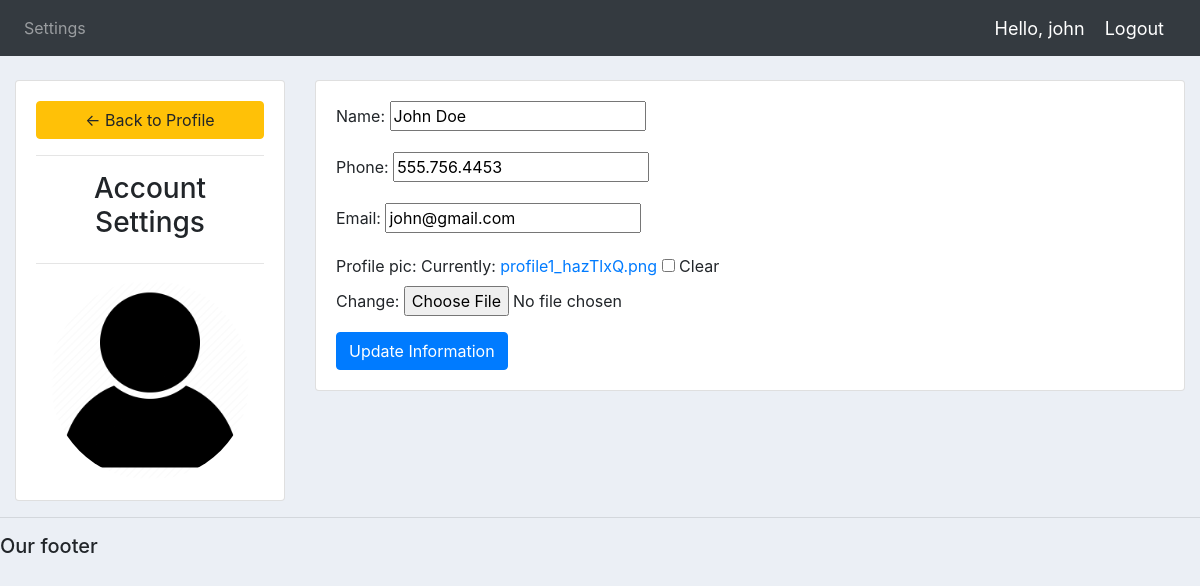
Screenshot of /account/ (signed in) with the database file from the repository.
### accounts/models.py (models this page shows, shortened)
class Customer(models.Model):
    user = models.OneToOneField(User, null=True, on_delete=models.CASCADE)
    name = models.CharField(max_length=200, null=True)
    phone = models.CharField(max_length=200, null=True)
    email = models.CharField(max_length=200, null=True)
    profile_pic = models.ImageField(null=True, blank=True)
    date_created = models.DateTimeField(auto_now_add=True, null=True)

### accounts/decorators.py (the view)
        def wrapper_func(request, *args, **kwargs):
            group = None
            if request.user.groups.exists():
                group = request.user.groups.all()[0].name
            if group in allowed_roles:
                return view_func(request, *args, **kwargs)
            else:
                return HttpResponse('You are not authorized to view this page')

### accounts/forms.py
class CustomerForm(ModelForm):
    class Meta:
        model = Customer
        fields = '__all__'
        exclude = ['user']

### accounts/views.py (called while the page is built)
@login_required(login_url='login')
@allowed_users(allowed_roles=['customer'])
def accountSettings(request):
    customer = request.user.customer
    form = CustomerForm(instance=customer)
    if request.method == 'POST':
        form = CustomerForm(request.POST, request.FILES, instance=customer)
        if form.is_valid():
            form.save()
    context = {'form': form}
    return render(request, 'accounts/account_settings.html', context)

### accounts/templates/accounts/account_settings.html (shortened to what this page needs)
{% extends 'accounts/main.html' %}
{% load static %}
{% block content %}
<br>
<div class="row">
    <div class="col-md-3">
        <div class="card card-body">
            <a class="btn btn-warning" href="{% url 'home' %}">
                &#8592; Back to Profile
            </a>
            <hr>
            <h3 style="text-align: center">Account Settings</h3>
            <hr>
            <img class="profile-pic" src="{{request.user.customer.profile_pic.url}}">
        </div>
    </div>
    <div class="col-md-9">
        <div class="card card-body">
            <form action="POST" action="" enctype="multipart/form-data">
                {{form.as_p}}
                <input class="btn btn-primary" type="submit" value="Update Information">
            </form>
        </div>
    </div>
</div>
{% endblock content %}

### accounts/templates/accounts/navbar.html (shortened to what this page needs)
{% load static %}
<nav class="navbar navbar-expand-lg navbar-dark bg-dark">
    <div class="collapse navbar-collapse" id="navbarNav">
      <ul class="navbar-nav">
        {% if request.user.is_staff %}
        <li class="nav-item active">
          <a class="nav-link" href="{% url 'home' %}">Dashboard</a>
        </li>
        <li class="nav-item">
          <a class="nav-link" href="{% url 'products' %}">Products</a>
        </li>
        {% else %}
        <li class="nav-item">
          <a class="nav-link" href="{% url 'account' %}">Settings</a>
        </li>
        {% endif %}
      </ul>
    </div>
    <span class="hello-msg">Hello, {{request.user}}</span>
    <span><a class="hello-msg" href="{% url 'logout' %}">Logout</a></span>
  </nav>

### static/css/main.css (style rules this page uses)
body { background-color: #ebeff5; }

### accounts/templates/accounts/navbar.html (style rules this page uses)
.hello-msg { font-size: 18px; color: #fff; margin-right: 20px; }

### accounts/templates/accounts/account_settings.html (style rules this page uses)
.profile-pic { max-width: 200px; max-height: 200px; margin: 0 auto; border-radius: 50%; }

### rows the page displays
Customer: name "John Doe", phone "555.756.4453", email "john@gmail.com"

### other values shown
{{ request.user }} "john"
